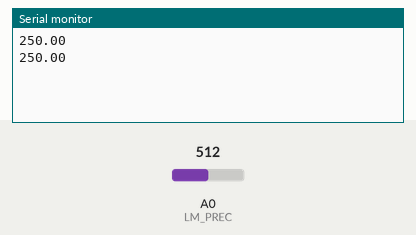
A sketch run on a simulated Arduino Uno, built with avr-gcc and run on an emulated ATmega328P. Parts: the last lines printed to the serial monitor. Inputs (shaded band) come from the test bench; at power-on: A0 (LM_PREC) = 512.

Above: at 1.2 s.
1.3 s: A0 (LM_PREC) set to 716
At 1.46 s:
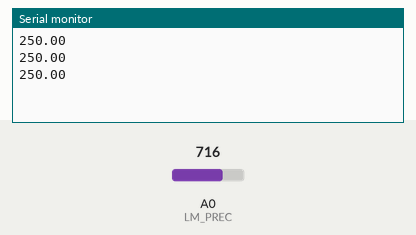
2.8 s: A0 (LM_PREC) set to 900
At 3.07 s:
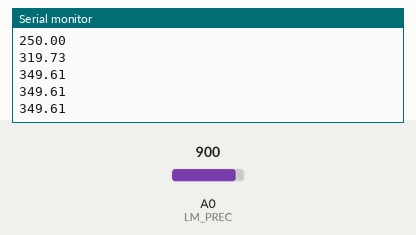
Timing chart, 0 to 5.8 s (numbered marks = the images above; inputs shaded):
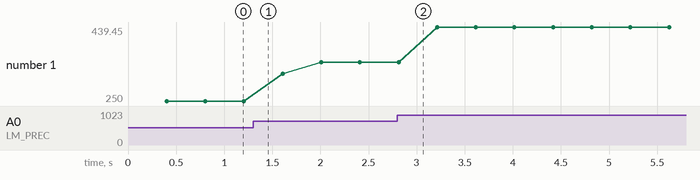

The sketch:

lm_35_test.ino
```cpp
#define  LM_PREC 0


void setup() {
  // put your setup code here, to run once:
pinMode(LM_PREC, INPUT);
 Serial.begin(9600);
}

void loop() {
  // put your main code here, to run repeatedly:
      float temp;
    //dicard first value
    int reading = analogRead(LM_PREC);
    reading = 0;

    for(int i = 0; i < 10; i++)
    {
      reading += analogRead(LM_PREC);
      delay(40);
    }

    float sum = reading;
    sum = sum/10.0;
    float mv = (sum / 1024.0) * 500;
    Serial.println(mv);


}
```

Measured:
- plotted number 1: 250 → 349.61 after the input at 1.3 s, 349.61 → 439.45 after the input at 2.8 s
